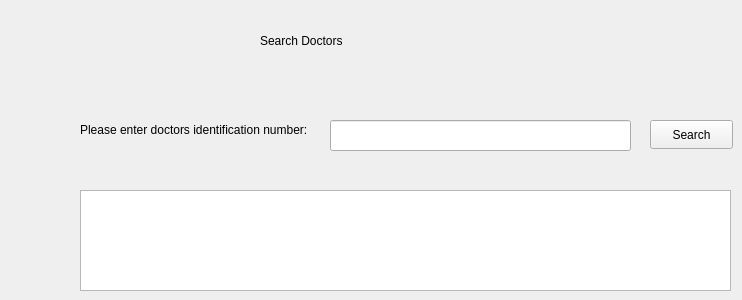
    <widget class="QWidget" name="page_8">
     <widget class="QLabel" name="label_23">
      <property name="geometry">
       <rect>
        <x>260</x>
        <y>20</y>
        <width>241</width>
        <height>41</height>
       </rect>
      </property>
      <property name="styleSheet">
       <string notr="true">font: 24pt &quot;Sitka Small&quot;;</string>
      </property>
      <property name="text">
       <string>Search Doctors</string>
      </property>
     </widget>
     <widget class="QLabel" name="label_24">
      <property name="geometry">
       <rect>
        <x>80</x>
        <y>120</y>
        <width>311</width>
        <height>20</height>
       </rect>
      </property>
      <property name="text">
       <string>Please enter doctors identification number:</string>
      </property>
     </widget>
     <widget class="QLineEdit" name="doctorIdSearchLineEdit">
      <property name="geometry">
       <rect>
        <x>330</x>
        <y>120</y>
        <width>301</width>
        <height>31</height>
       </rect>
      </property>
     </widget>
     <widget class="QPushButton" name="searchDoctorIdButton">
      <property name="geometry">
       <rect>
        <x>650</x>
        <y>120</y>
        <width>83</width>
        <height>29</height>
       </rect>
      </property>
      <property name="text">
       <string>Search</string>
      </property>
     </widget>
     <widget class="QTableWidget" name="tableWidgetSearchDoctor">
      <property name="geometry">
       <rect>
        <x>80</x>
        <y>190</y>
        <width>651</width>
        <height>101</height>
       </rect>
      </property>
     </widget>
    </widget>
